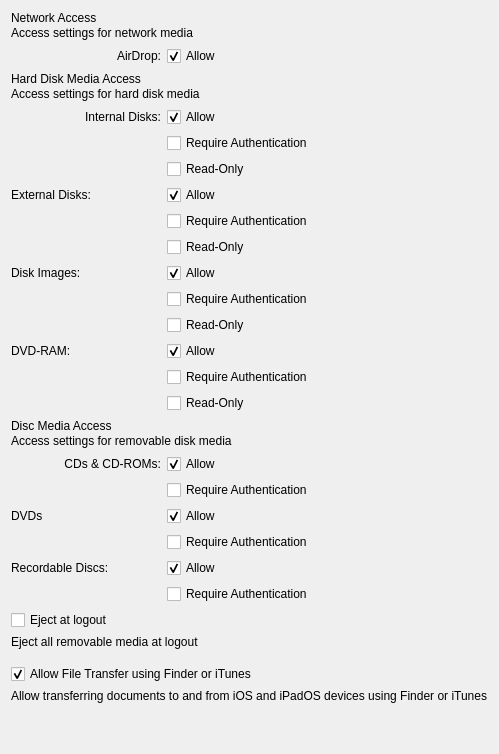
     <widget class="QWidget" name="tab_4">
      <attribute name="title">
       <string>Media</string>
      </attribute>
      <layout class="QVBoxLayout" name="verticalLayout_13" stretch="0,0,0,0,0,0,0,1">
       <item>
        <layout class="QVBoxLayout" name="verticalLayout_8">
         <property name="spacing">
          <number>1</number>
         </property>
         <item>
          <widget class="QLabel" name="label_8">
           <property name="text">
            <string>Network Access</string>
           </property>
          </widget>
         </item>
         <item>
          <widget class="QLabel" name="lTip_access">
           <property name="text">
            <string>Access settings for network media</string>
           </property>
          </widget>
         </item>
        </layout>
       </item>
       <item>
        <layout class="QFormLayout" name="formLayout">
         <item row="0" column="0">
          <widget class="QLabel" name="airDropLabel">
           <property name="minimumSize">
            <size>
             <width>150</width>
             <height>0</height>
            </size>
           </property>
           <property name="maximumSize">
            <size>
             <width>150</width>
             <height>16777215</height>
            </size>
           </property>
           <property name="text">
            <string>AirDrop:</string>
           </property>
           <property name="alignment">
            <set>Qt::AlignRight|Qt::AlignTrailing|Qt::AlignVCenter</set>
           </property>
          </widget>
         </item>
         <item row="0" column="1">
          <widget class="QCheckBox" name="airDrop">
           <property name="minimumSize">
            <size>
             <width>250</width>
             <height>0</height>
            </size>
           </property>
           <property name="text">
            <string>Allow</string>
           </property>
           <property name="checked">
            <bool>true</bool>
           </property>
          </widget>
         </item>
        </layout>
       </item>
       <item>
        <layout class="QVBoxLayout" name="verticalLayout_9">
         <property name="spacing">
          <number>1</number>
         </property>
         <property name="topMargin">
          <number>0</number>
         </property>
         <item>
          <widget class="QLabel" name="label_10">
           <property name="text">
            <string>Hard Disk Media Access</string>
           </property>
          </widget>
         </item>
         <item>
          <widget class="QLabel" name="lTip_media">
           <property name="text">
            <string>Access settings for hard disk media</string>
           </property>
          </widget>
         </item>
        </layout>
       </item>
       <item>
        <layout class="QFormLayout" name="formLayout_2">
         <property name="fieldGrowthPolicy">
          <enum>QFormLayout::FieldsStayAtSizeHint</enum>
         </property>
         <item row="0" column="0">
          <widget class="QLabel" name="internalDisksLabel">
           <property name="minimumSize">
            <size>
             <width>150</width>
             <height>0</height>
            </size>
           </property>
           <property name="text">
            <string>Internal Disks:</string>
           </property>
           <property name="alignment">
            <set>Qt::AlignRight|Qt::AlignTrailing|Qt::AlignVCenter</set>
           </property>
          </widget>
         </item>
         <item row="0" column="1">
          <widget class="QCheckBox" name="internalAllow">
           <property name="minimumSize">
            <size>
             <width>250</width>
             <height>0</height>
            </size>
           </property>
           <property name="text">
            <string>Allow</string>
           </property>
           <property name="checked">
            <bool>true</bool>
           </property>
          </widget>
         </item>
         <item row="1" column="1">
          <widget class="QCheckBox" name="internalAuthentication">
           <property name="text">
            <string>Require Authentication</string>
           </property>
           <property name="checked">
            <bool>false</bool>
           </property>
          </widget>
         </item>
         <item row="2" column="1">
          <widget class="QCheckBox" name="internalReadOnly">
           <property name="text">
            <string>Read-Only</string>
           </property>
          </widget>
         </item>
         <item row="3" column="0">
          <widget class="QLabel" name="label_14">
           <property name="text">
            <string>External Disks:</string>
           </property>
          </widget>
         </item>
         <item row="3" column="1">
          <widget class="QCheckBox" name="externalAllow">
           <property name="text">
            <string>Allow</string>
           </property>
           <property name="checked">
            <bool>true</bool>
           </property>
          </widget>
         </item>
         <item row="4" column="1">
          <widget class="QCheckBox" name="externalAuthentication">
           <property name="text">
            <string>Require Authentication</string>
           </property>
          </widget>
         </item>
         <item row="5" column="1">
          <widget class="QCheckBox" name="externalReadOnly">
           <property name="text">
            <string>Read-Only</string>
           </property>
          </widget>
         </item>
         <item row="6" column="0">
          <widget class="QLabel" name="label_15">
           <property name="text">
            <string>Disk Images:</string>
           </property>
          </widget>
         </item>
         <item row="6" column="1">
          <widget class="QCheckBox" name="imageAllow">
           <property name="text">
            <string>Allow</string>
           </property>
           <property name="checked">
            <bool>true</bool>
           </property>
          </widget>
         </item>
         <item row="7" column="1">
          <widget class="QCheckBox" name="imageAuthentication">
           <property name="text">
            <string>Require Authentication</string>
           </property>
          </widget>
         </item>
         <item row="8" column="1">
          <widget class="QCheckBox" name="imageReadOnly">
           <property name="text">
            <string>Read-Only</string>
           </property>
          </widget>
         </item>
         <item row="9" column="0">
          <widget class="QLabel" name="label_16">
           <property name="text">
            <string>DVD-RAM:</string>
           </property>
          </widget>
         </item>
         <item row="9" column="1">
          <widget class="QCheckBox" name="dvdramAllow">
           <property name="text">
            <string>Allow</string>
           </property>
           <property name="checked">
            <bool>true</bool>
           </property>
          </widget>
         </item>
         <item row="10" column="1">
          <widget class="QCheckBox" name="dvdramAuthentication">
           <property name="text">
            <string>Require Authentication</string>
           </property>
          </widget>
         </item>
         <item row="11" column="1">
          <widget class="QCheckBox" name="dvdramReadOnly">
           <property name="text">
            <string>Read-Only</string>
           </property>
          </widget>
         </item>
        </layout>
       </item>
       <item>
        <layout class="QVBoxLayout" name="verticalLayout_10">
         <property name="spacing">
          <number>1</number>
         </property>
         <item>
          <widget class="QLabel" name="label_17">
           <property name="text">
            <string>Disc Media Access</string>
           </property>
          </widget>
         </item>
         <item>
          <widget class="QLabel" name="lTip_disc">
           <property name="text">
            <string>Access settings for removable disk media</string>
           </property>
          </widget>
         </item>
        </layout>
       </item>
       <item>
        <layout class="QFormLayout" name="formLayout_3">
         <property name="fieldGrowthPolicy">
          <enum>QFormLayout::FieldsStayAtSizeHint</enum>
         </property>
         <item row="0" column="0">
          <widget class="QLabel" name="cdromLabel">
           <property name="minimumSize">
            <size>
             <width>150</width>
             <height>0</height>
            </size>
           </property>
           <property name="text">
            <string>CDs &amp; CD-ROMs:</string>
           </property>
           <property name="alignment">
            <set>Qt::AlignRight|Qt::AlignTrailing|Qt::AlignVCenter</set>
           </property>
          </widget>
         </item>
         <item row="0" column="1">
          <widget class="QCheckBox" name="cdromAllow">
           <property name="minimumSize">
            <size>
             <width>250</width>
             <height>0</height>
            </size>
           </property>
           <property name="text">
            <string>Allow</string>
           </property>
           <property name="checked">
            <bool>true</bool>
           </property>
          </widget>
         </item>
         <item row="1" column="1">
          <widget class="QCheckBox" name="cdromAuthentication">
           <property name="text">
            <string>Require Authentication</string>
           </property>
          </widget>
         </item>
         <item row="2" column="0">
          <widget class="QLabel" name="label_20">
           <property name="text">
            <string>DVDs</string>
           </property>
          </widget>
         </item>
         <item row="2" column="1">
          <widget class="QCheckBox" name="dvdAllow">
           <property name="text">
            <string>Allow</string>
           </property>
           <property name="checked">
            <bool>true</bool>
           </property>
          </widget>
         </item>
         <item row="3" column="1">
          <widget class="QCheckBox" name="dvdAuthentication">
           <property name="text">
            <string>Require Authentication</string>
           </property>
          </widget>
         </item>
         <item row="4" column="0">
          <widget class="QLabel" name="label_21">
           <property name="text">
            <string>Recordable Discs:</string>
           </property>
          </widget>
         </item>
         <item row="4" column="1">
          <widget class="QCheckBox" name="recordableAllow">
           <property name="text">
            <string>Allow</string>
           </property>
           <property name="checked">
            <bool>true</bool>
           </property>
          </widget>
         </item>
         <item row="5" column="1">
          <widget class="QCheckBox" name="recordableAuthentication">
           <property name="text">
            <string>Require Authentication</string>
           </property>
          </widget>
         </item>
        </layout>
       </item>
       <item>
        <layout class="QVBoxLayout" name="verticalLayout_11">
         <property name="spacing">
          <number>5</number>
         </property>
         <item>
          <widget class="QCheckBox" name="logoutEject">
           <property name="text">
            <string>Eject at logout</string>
           </property>
          </widget>
         </item>
         <item>
          <widget class="QLabel" name="lTip_eject">
           <property name="text">
            <string>Eject all removable media at logout</string>
           </property>
          </widget>
         </item>
         <item>
          <spacer name="verticalSpacer_10">
           <property name="orientation">
            <enum>Qt::Vertical</enum>
           </property>
           <property name="sizeType">
            <enum>QSizePolicy::Fixed</enum>
           </property>
           <property name="sizeHint" stdset="0">
            <size>
             <width>20</width>
             <height>10</height>
            </size>
           </property>
          </spacer>
         </item>
         <item>
          <widget class="QCheckBox" name="allowiTunesFileSharing">
           <property name="text">
            <string>Allow File Transfer using Finder or iTunes</string>
           </property>
           <property name="checked">
            <bool>true</bool>
           </property>
          </widget>
         </item>
         <item>
          <widget class="QLabel" name="lTip_allowiTunesFileSharing">
           <property name="text">
            <string>Allow transferring documents to and from iOS and iPadOS devices using Finder or iTunes</string>
           </property>
          </widget>
         </item>
        </layout>
       </item>
       <item>
        <spacer name="verticalSpacer_3">
         <property name="orientation">
          <enum>Qt::Vertical</enum>
         </property>
         <property name="sizeHint" stdset="0">
          <size>
           <width>20</width>
           <height>40</height>
          </size>
         </property>
        </spacer>
       </item>
      </layout>
     </widget>
